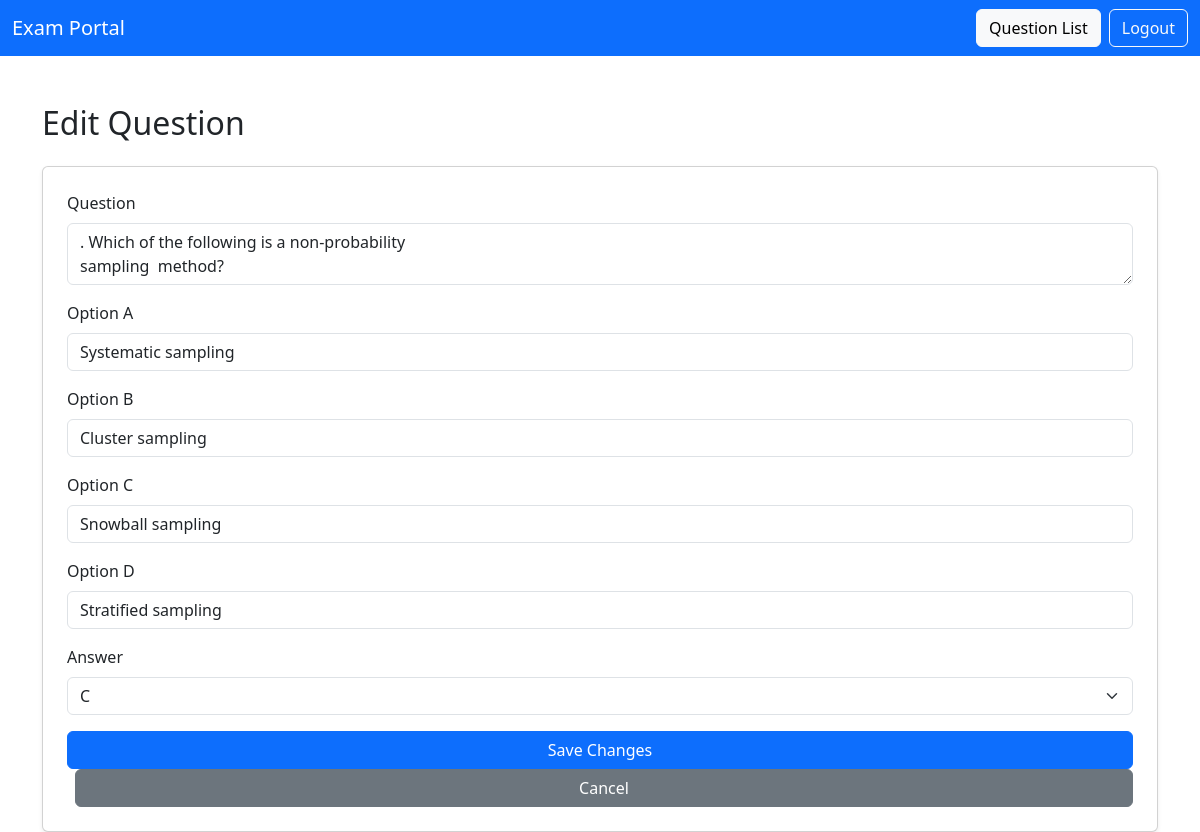
The page /questions/edit/127/ (signed in) on the database its author committed.
### dashboard/models.py (models this page shows, shortened)
class QuestionList(models.Model):
    exam_pdf = models.ForeignKey(ExamQuestionPDFs, on_delete=models.CASCADE, related_name='questions')
    question_text = models.TextField()
    option_a = models.CharField(max_length=255)
    option_b = models.CharField(max_length=255)
    option_c = models.CharField(max_length=255)
    option_d = models.CharField(max_length=255)
    answer = models.CharField(max_length=1, choices=[('a', 'A'), ('b', 'B'), ('c', 'C'), ('d', 'D')])

### dashboard/views.py (the view, shortened to what this page needs)
# urls.py: path('questions/edit/<int:question_id>/', views.edit_question, name='edit_question'),
@admin_required
def edit_question(request, question_id):
    question = QuestionList.objects.get(id=question_id)
    return render(request, 'dashboard/edit_question.html', {'question': question})

### dashboard/views.py (called while the page is built)
def admin_required(view_func):
    decorated_view_func = user_passes_test(lambda u: u.is_superuser)(view_func)
    return decorated_view_func

### dashboard/templates/dashboard/edit_question.html (shortened to what this page needs)
{% load static %}
<!DOCTYPE html>
<html lang="en">
<head>
    <link href="https://cdn.jsdelivr.net/npm/bootstrap@5.3.0/dist/css/bootstrap.min.css" rel="stylesheet">
</head>
<body>
<nav class="navbar navbar-expand-lg navbar-dark bg-primary">
  <div class="container-fluid">
    <a class="navbar-brand" href="{% url 'dashboard' %}">Exam Portal</a>
    <div class="d-flex">
      <a href="{% url 'question_list' %}" class="btn btn-light me-2">Question List</a>
      <a href="{% url 'logout' %}" class="btn btn-outline-light">Logout</a>
    </div>
  </div>
</nav>
<div class="container mt-5">
    <h2 class="mb-4">Edit Question</h2>
    <form method="post" class="card p-4 shadow-sm">
        <div class="mb-3">
            <label for="question_text" class="form-label">Question</label>
            <textarea name="question_text" id="question_text" class="form-control" required>{{ question.question_text }}</textarea>
        </div>
        <div class="mb-3">
            <label for="option_a" class="form-label">Option A</label>
            <input type="text" name="option_a" id="option_a" class="form-control" value="{{ question.option_a }}" required>
        </div>
        <div class="mb-3">
            <label for="option_b" class="form-label">Option B</label>
            <input type="text" name="option_b" id="option_b" class="form-control" value="{{ question.option_b }}" required>
        </div>
        <div class="mb-3">
            <label for="option_c" class="form-label">Option C</label>
            <input type="text" name="option_c" id="option_c" class="form-control" value="{{ question.option_c }}" required>
        </div>
        <div class="mb-3">
            <label for="option_d" class="form-label">Option D</label>
            <input type="text" name="option_d" id="option_d" class="form-control" value="{{ question.option_d }}" required>
        </div>
        <div class="mb-3">
            <label for="answer" class="form-label">Answer</label>
            <select name="answer" id="answer" class="form-select" required>
                <option value="c" {% if question.answer == 'c' %}selected{% endif %}>C</option>
            </select>
        </div>
        <button type="submit" class="btn btn-primary">Save Changes</button>
        <a href="{% url 'question_list' %}" class="btn btn-secondary ms-2">Cancel</a>
    </form>
</div>
</body>
</html>

### rows shown on the page
QuestionList: question_text ". Which of the following is a non-probability sampling method?", option_a "Systematic sampling", option_b "Cluster sampling", option_c "Snowball sampling", option_d "Stratified sampling", answer "C"
